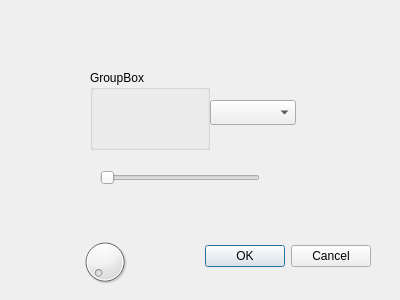
<?xml version="1.0" encoding="UTF-8"?>
<ui version="4.0">
 <class>Dialog</class>
 <widget class="QDialog" name="Dialog">
  <property name="geometry">
   <rect>
    <x>0</x>
    <y>0</y>
    <width>400</width>
    <height>300</height>
   </rect>
  </property>
  <property name="windowTitle">
   <string>Dialog</string>
  </property>
  <widget class="QDialogButtonBox" name="buttonBox">
   <property name="geometry">
    <rect>
     <x>30</x>
     <y>240</y>
     <width>341</width>
     <height>32</height>
    </rect>
   </property>
   <property name="orientation">
    <enum>Qt::Horizontal</enum>
   </property>
   <property name="standardButtons">
    <set>QDialogButtonBox::Cancel|QDialogButtonBox::Ok</set>
   </property>
  </widget>
  <widget class="QComboBox" name="comboBox">
   <property name="geometry">
    <rect>
     <x>210</x>
     <y>100</y>
     <width>86</width>
     <height>25</height>
    </rect>
   </property>
  </widget>
  <widget class="QSlider" name="horizontalSlider">
   <property name="geometry">
    <rect>
     <x>100</x>
     <y>170</y>
     <width>160</width>
     <height>16</height>
    </rect>
   </property>
   <property name="orientation">
    <enum>Qt::Horizontal</enum>
   </property>
  </widget>
  <widget class="QGroupBox" name="groupBox">
   <property name="geometry">
    <rect>
     <x>90</x>
     <y>70</y>
     <width>120</width>
     <height>80</height>
    </rect>
   </property>
   <property name="title">
    <string>GroupBox</string>
   </property>
  </widget>
  <widget class="QDial" name="dial">
   <property name="geometry">
    <rect>
     <x>80</x>
     <y>230</y>
     <width>50</width>
     <height>64</height>
    </rect>
   </property>
  </widget>
 </widget>
 <resources/>
 <connections>
  <connection>
   <sender>buttonBox</sender>
   <signal>accepted()</signal>
   <receiver>Dialog</receiver>
   <slot>accept()</slot>
   <hints>
    <hint type="sourcelabel">
     <x>248</x>
     <y>254</y>
    </hint>
    <hint type="destinationlabel">
     <x>157</x>
     <y>274</y>
    </hint>
   </hints>
  </connection>
  <connection>
   <sender>buttonBox</sender>
   <signal>rejected()</signal>
   <receiver>Dialog</receiver>
   <slot>reject()</slot>
   <hints>
    <hint type="sourcelabel">
     <x>316</x>
     <y>260</y>
    </hint>
    <hint type="destinationlabel">
     <x>286</x>
     <y>274</y>
    </hint>
   </hints>
  </connection>
 </connections>
</ui>
